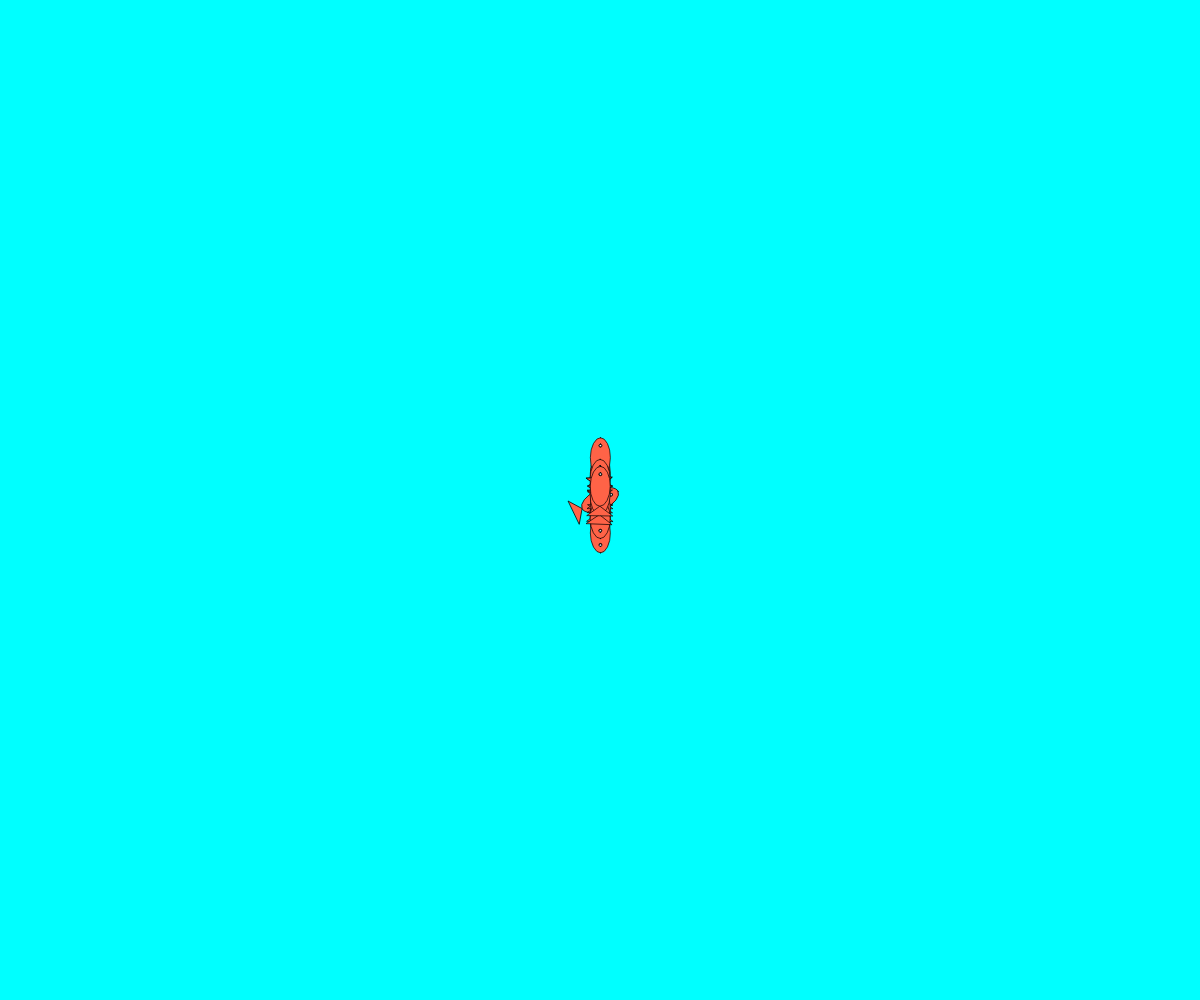
Frame 1 (no input)
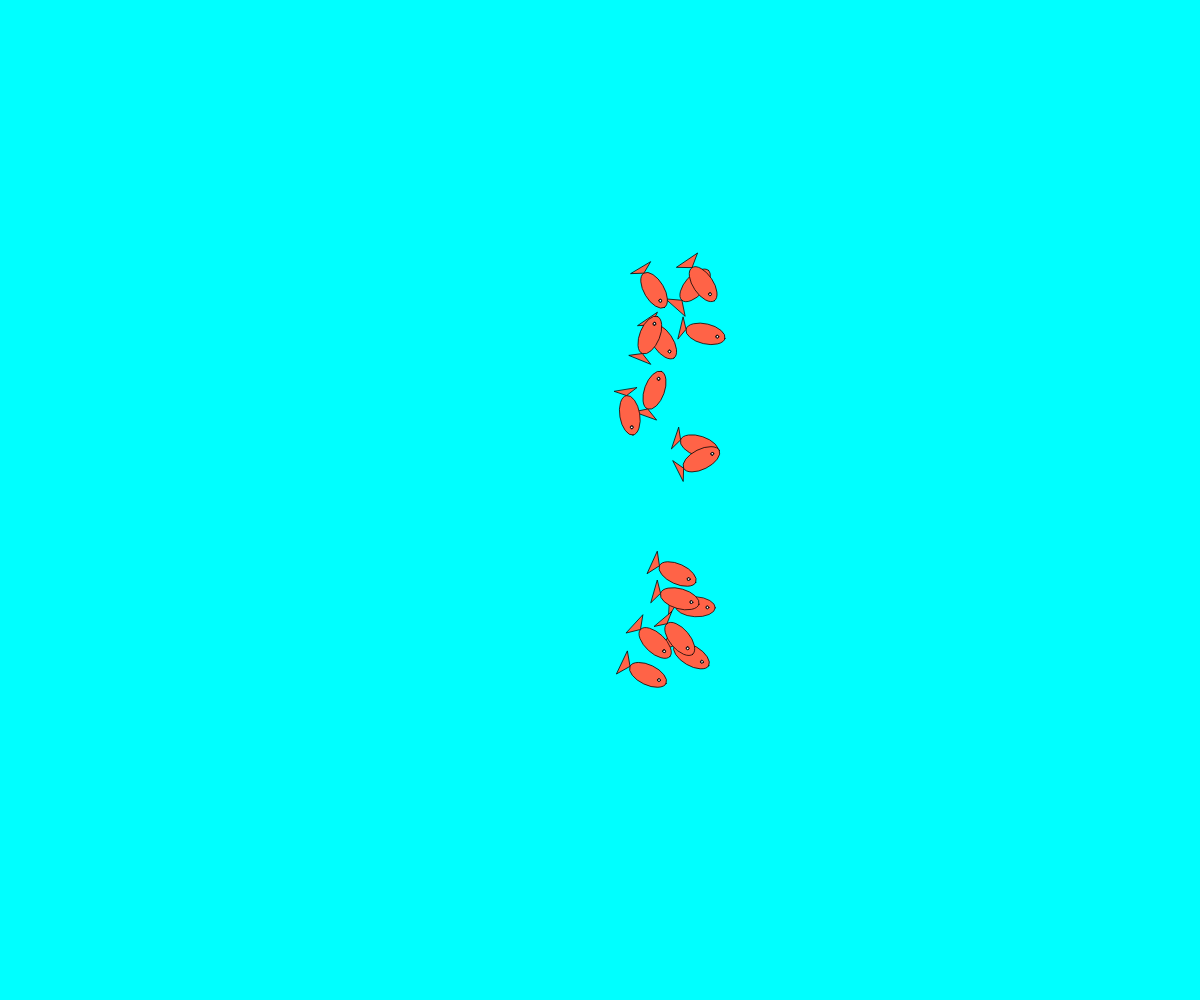
Frame 60 (no input)
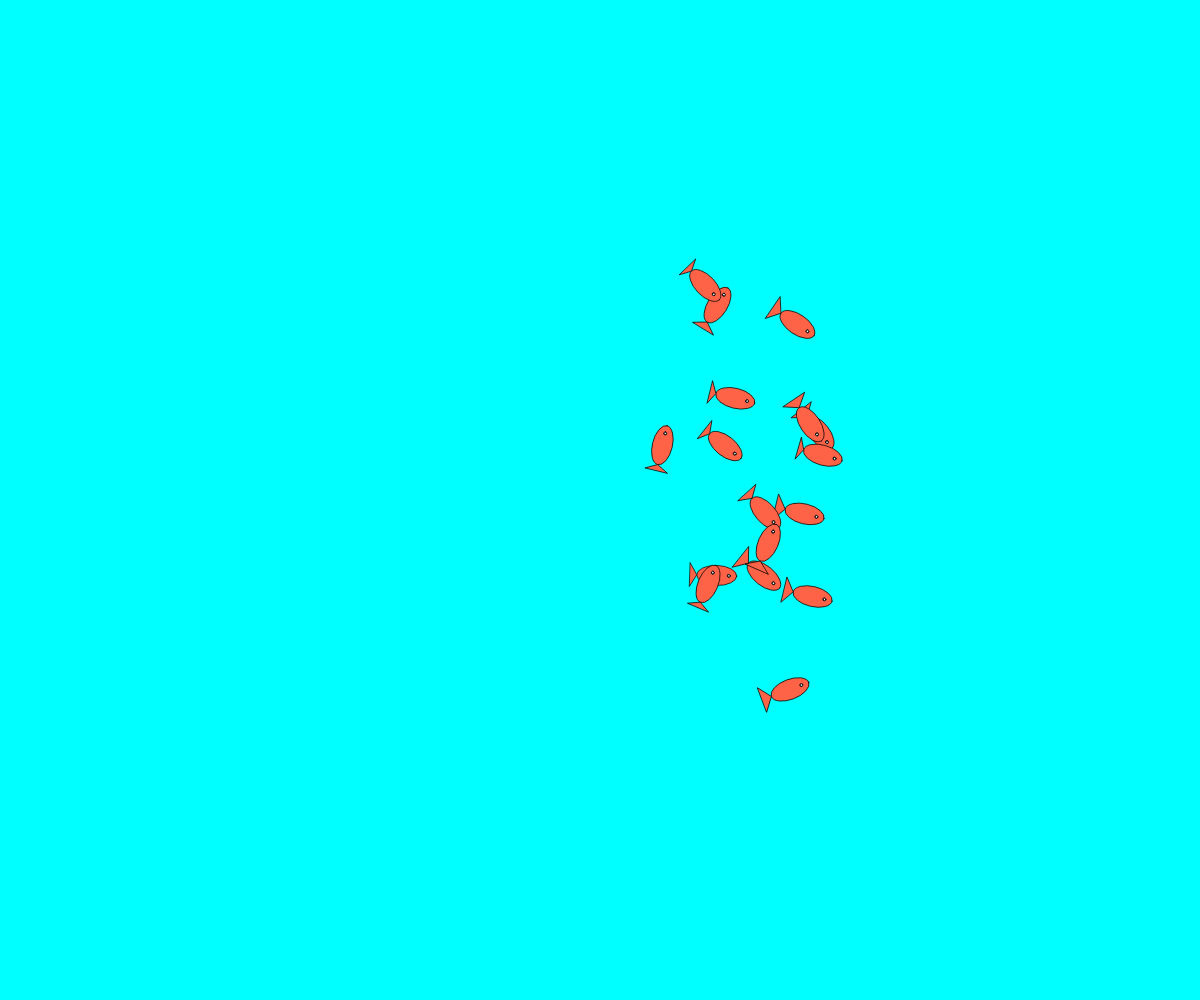
Frame 120 (the mouse pressed at the canvas centre since frame 60)

The p5.js sketch that drew these frames (run headless with seeded random() and noise() and a simulated clock; from frame 60 on, the mouse is pressed at the canvas centre):

// p5.js sketch
// ── sketch.js
//empty array to add fish class instances to 
let fishes = [];

//variables for fullscreen display
var w = window.innerWidth;
var h = window.innerHeight;

//create a drawing context and push n number of fish into fishes array 
const n = 17;

function setup() {
  createCanvas(w, h);
  for (let i = 0; i < n ; i++) {
    fishes.push(new Fish());
  }
}

//in draw create a blue background and loop through all the fish class instances in the fishes array and call the updateAndDraw method on all of them, thus rendering them to the drawing context
function draw() {
  background('aqua');
  for (let fish in fishes) {
    fishes[fish].updateFish();
    fishes[fish].drawFish();
  }
}

//function called every time window is resized
window.onresize = function() {
  // assigns new values for width and height variables
  w = window.innerWidth;
  h = window.innerHeight;
  canvas.size(w,h);
}

// ── fish.js
//fish class
class Fish {
  constructor() {
    fill("tomato");
    strokeWeight(0.7);
    //x & y position of fish
    this.x_pos = 0;
    this.y_pos = 0;
    //easing value asigned a random value between 0.05 & 0.25 each time constructor is called, this creates variation in movment
    this.easing = random(0.05, 0.25);
    //t used to iterate through noise function
    this.t = random(10);
    //for movment of fish tail
    this.tailStart = random();
    this.tailInc = random(0.06, 0.2);
    //randomly seeded speed for fish target on x axis position
    this.xDirectionSpeed = random(0.5, 2);

    //object containing the x & y cordinates of each fishes target destination. Each fish follows their own target
    this.targetObj = {
      x: 0,
      y: 0,
    };
  }

  //update method is used to create the fishes movment
  updateFish() {
    //save state
    push();
    //translate to the middle of the drawing context
    translate(width / 2, height / 2);
    //increment targetObj x position by xDirectSpeed
    this.targetObj.x += this.xDirectionSpeed;
    //reverse direction when targetObj x position reaches either side of the drawing context
    if (
      this.targetObj.x + 20 >= width / 2 ||
      this.targetObj.x - 20 <= -width / 2
    ) {
      this.xDirectionSpeed *= -1;
    }

    //Perlin noise is used to move the target of the y axis
    this.targetObj.y = (map(noise(this.t + 10), 0, 1, -1, 1) * height) / 2;

    //dirive angle of fish using atan2 method, this is used for rotation
    this.myAng = atan2(
      this.targetObj.y - this.y_pos,
      this.targetObj.x - this.x_pos
    );

    //each fish follows the target using easing, the fish will follow and be attracted to the target but they will never actully reach it.
    this.dx = this.targetObj.x - this.x_pos;
    this.x_pos += this.dx * this.easing;

    this.dy = this.targetObj.y - this.y_pos;
    this.y_pos += this.dy * this.easing;

    //increment t so it can smoothly iterate through the noise function
    this.t += 0.005;
    //increment tailStart by randomly seeded value giving variation in tail movment
    this.tailStart += this.tailInc;
  }

  //draw fish to the drawing context
  drawFish() {
    //translate to position of fish
    translate(this.x_pos, this.y_pos);
    //rotate fish acording to angle
    rotate(this.myAng);
    //body
    ellipse(0, 0, 40, 20);
    //use a sinewave in a particular range and use it to create slow ocillation for the fish tail movment
    let sWave = map(sin(this.tailStart), -1, 1, 0.85, 1);
    //tail
    triangle(-30 * sWave, -13 * sWave, -20, 0, -30 * sWave, 13 * sWave);
    //eyes
    fill(0);
    ellipse(12, 0, 3);
    fill(255);
    ellipse(12.25, 0, 2.5);
    //exit saved state
    pop();
  }
}
